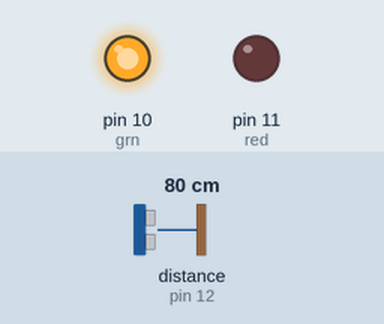
This sketch was run on a simulated Arduino Uno, built with avr-gcc and run on an emulated ATmega328P. On the bench: output pins drawn as LEDs (lit = HIGH). Wiring (inferred from the names in the program): ultrasonic range finder: trigger pin 13; echo pin 12. Inputs (shaded band) come from the test bench; at power-on: distance to the obstacle (sensor on pin 12) 80 cm. The echo pulse lasts 58.3 µs per cm; pins used as bus, display or sensor lines are not drawn; what the sketch prints to the serial monitor is not drawn.

Above: at 0.1 s.
Timing chart, 0 to 1.6 s (numbered marks = the images above):
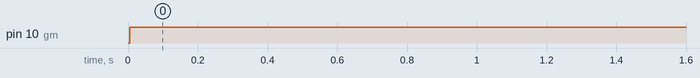

The sketch:

rerangerbackup.ino
```cpp
#define trigPin 13
#define echoPin 12
#define red 11
#define grn 10
// gray tank
// - Orange strip - 13 - trigger
// - Blue Strip - 12 - Echo
// - Green  - +
// - Brown  - -

// Blue tank
// - Orange+ Brown Strip = +
// - Blue + Blue Strip = -
// - Brown+Brown Strip+ Orange Strip = Trig
// - Echo = Green Strip
int cum = 0;
int count = 0;
void setup() {
  Serial.begin (9600);
  pinMode(trigPin, OUTPUT);
  pinMode(echoPin, INPUT);
  pinMode(red, OUTPUT);
  pinMode(grn, OUTPUT);

}

void loop() {
  long duration, distance;
  digitalWrite(trigPin, LOW);  // Added this line
  delayMicroseconds(2); // Added this line
  digitalWrite(trigPin, HIGH);
//  delayMicroseconds(1000); - Removed this line
  delayMicroseconds(10); // Added this line
  digitalWrite(trigPin, LOW);
  duration = pulseIn(echoPin, HIGH);
  distance = (duration/2) / 2.91;
  if (distance < 4) {  // This is where the LED On/Off happens
    digitalWrite(red,HIGH); // When the Red condition is met, the Green LED should turn off
  digitalWrite(grn,LOW);
    } else {
    digitalWrite(red,LOW);
    digitalWrite(grn,HIGH);
  }
  count++;
  cum +=distance;
  if(count == 10){
  int ave = cum/10;
  Serial.print("Average = ");
  Serial.println(ave/10);
  cum = 0;
  count = 0;
  }else{
    Serial.print(distance/10);
    Serial.println(" cm");
  }
  delay(4000);
}
```

Measured:
- by itself, pin 10 (grn): LOW → HIGH at 0.01 s
